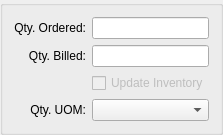
      <widget class="QGroupBox" name="_qtyGroup">
       <property name="title">
        <string/>
       </property>
       <layout class="QGridLayout">
        <item row="0" column="0">
         <widget class="QLabel" name="_qtyOrderedLit">
          <property name="text">
           <string>Qty. Ordered:</string>
          </property>
          <property name="alignment">
           <set>Qt::AlignRight|Qt::AlignTrailing|Qt::AlignVCenter</set>
          </property>
          <property name="buddy">
           <cstring>_ordered</cstring>
          </property>
         </widget>
        </item>
        <item row="0" column="1">
         <widget class="XLineEdit" name="_ordered">
          <property name="sizePolicy">
           <sizepolicy hsizetype="Preferred" vsizetype="Fixed">
            <horstretch>0</horstretch>
            <verstretch>0</verstretch>
           </sizepolicy>
          </property>
          <property name="minimumSize">
           <size>
            <width>100</width>
            <height>0</height>
           </size>
          </property>
          <property name="maximumSize">
           <size>
            <width>200</width>
            <height>22</height>
           </size>
          </property>
          <property name="alignment">
           <set>Qt::AlignRight</set>
          </property>
         </widget>
        </item>
        <item row="1" column="0">
         <widget class="QLabel" name="_qtyBilledLit">
          <property name="text">
           <string>Qty. Billed:</string>
          </property>
          <property name="alignment">
           <set>Qt::AlignRight|Qt::AlignTrailing|Qt::AlignVCenter</set>
          </property>
          <property name="buddy">
           <cstring>_billed</cstring>
          </property>
         </widget>
        </item>
        <item row="1" column="1">
         <widget class="XLineEdit" name="_billed">
          <property name="sizePolicy">
           <sizepolicy hsizetype="Preferred" vsizetype="Fixed">
            <horstretch>0</horstretch>
            <verstretch>0</verstretch>
           </sizepolicy>
          </property>
          <property name="minimumSize">
           <size>
            <width>100</width>
            <height>0</height>
           </size>
          </property>
          <property name="maximumSize">
           <size>
            <width>200</width>
            <height>22</height>
           </size>
          </property>
          <property name="alignment">
           <set>Qt::AlignRight|Qt::AlignTrailing|Qt::AlignVCenter</set>
          </property>
         </widget>
        </item>
        <item row="3" column="0">
         <widget class="QLabel" name="_qtyUOMLit">
          <property name="text">
           <string>Qty. UOM:</string>
          </property>
          <property name="alignment">
           <set>Qt::AlignRight|Qt::AlignTrailing|Qt::AlignVCenter</set>
          </property>
          <property name="buddy">
           <cstring>_billed</cstring>
          </property>
         </widget>
        </item>
        <item row="3" column="1">
         <widget class="XComboBox" name="_qtyUOM"/>
        </item>
        <item row="2" column="1">
         <widget class="QCheckBox" name="_updateInv">
          <property name="enabled">
           <bool>false</bool>
          </property>
          <property name="text">
           <string>Update Inventory</string>
          </property>
          <property name="checked">
           <bool>false</bool>
          </property>
         </widget>
        </item>
       </layout>
      </widget>
